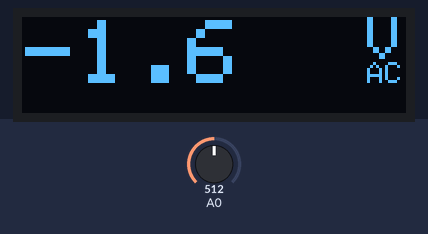
This sketch was run on a simulated Arduino Uno, built with avr-gcc and run on an emulated ATmega328P. On the bench: 128×32 one-colour display. The inputs (shaded band) are chosen by the test bench; at power-on: A0 = 512. What the sketch prints to the serial monitor is not drawn.

Above: at 6.2 s.
6.3 s: A0 set to 716
At 7.8 s:
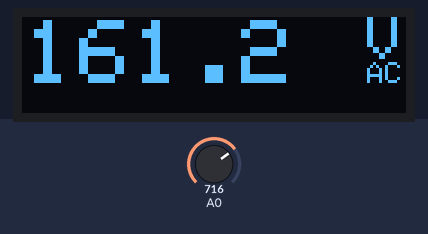
9.3 s: A0 set to 900
At 10.5 s:
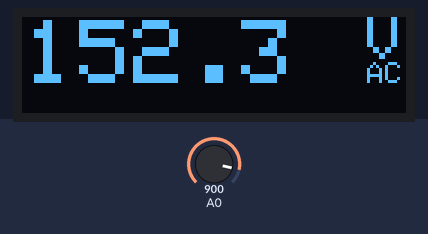
12.3 s: A0 set to 1023
At 13.8 s:
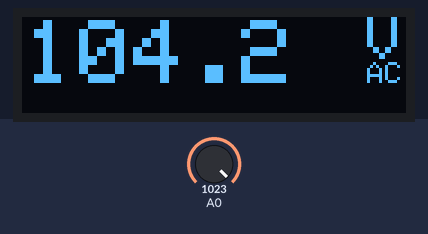
Timing chart, 0 to 15.3 s (numbered marks = the images above; inputs shaded):
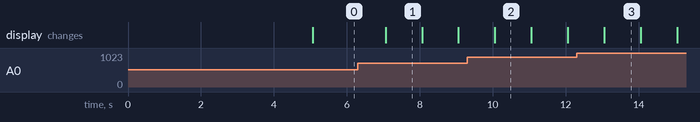

The sketch:

AC_Voltage_Measuring.ino
```cpp
/* This code works with ZMPT101B AC voltage sensor module and 128x32 OLED display
 * It permits you to measure any AC voltage up to 250V, BE CAREFUL !!!
 * The functions from Filters library permits you to calculate the True RMS of a signal
 * Refer to www.surtrTech.com or SurtrTech YouTube channel for more details
 */

#include <Filters.h> //Easy library to do the calculations
#include <SPI.h>     //Libraries for the OLED display
#include <Wire.h>
#include <Adafruit_GFX.h>
#include <Adafruit_SSD1306.h>

#define SCREEN_WIDTH 128 // OLED display width, in pixels
#define SCREEN_HEIGHT 32 // OLED display height, in pixels
#define OLED_RESET    -1 //

Adafruit_SSD1306 display(SCREEN_WIDTH, SCREEN_HEIGHT, &Wire, OLED_RESET); //Declaring the display name (display)

float testFrequency = 50;                     // test signal frequency (Hz)
float windowLength = 40.0/testFrequency;     // how long to average the signal, for statistist

int Sensor = 0; //Sensor analog input, here it's A0

float intercept = -0.04; // to be adjusted based on calibration testing
float slope = 0.0405; // to be adjusted based on calibration testing
float current_Volts; // Voltage

unsigned long printPeriod = 1000; //Refresh rate
unsigned long previousMillis = 0;


void setup() {
  Serial.begin( 9600 );    // start the serial port
  display.begin(SSD1306_SWITCHCAPVCC, 0x3C); //Start the OLED display
  display.clearDisplay();
  display.setTextSize(2);
  display.setTextColor(WHITE);
  display.setCursor(1,1);
  display.print("SurtrTech");
  display.setCursor(1,20);
  display.setTextSize(1);
  display.print("AC Voltmeter");
  display.display();
  delay(5000);

}

void loop() {

  RunningStatistics inputStats;                //Easy life lines, actual calculation of the RMS requires a load of coding
  inputStats.setWindowSecs( windowLength );

  while( true ) {
    Sensor = analogRead(A0);  // read the analog in value:
    inputStats.input(Sensor);  // log to Stats function

    if((unsigned long)(millis() - previousMillis) >= printPeriod) {
      previousMillis = millis();   // update time every second

      Serial.print( "\n" );

      current_Volts = intercept + slope * inputStats.sigma(); //Calibartions for offset and amplitude
      current_Volts= current_Volts*(40.3231);                //Further calibrations for the amplitude

      Serial.print( "\tVoltage: " );
      Serial.print( current_Volts ); //Calculation and Value display is done the rest is if you're using an OLED display


      display.clearDisplay();
      display.setTextSize(3);       //size of the text that will follow
      display.setTextColor(WHITE);  //its color
      display.setCursor(1,1);      //position from where you want to start writing
      display.print(current_Volts,1);
      display.setCursor(115,00);
      display.setTextSize(2);
      display.print("V");
      display.setCursor(115,15);
      display.setTextSize(1);
      display.print("AC");
      display.display();
    }
  }

}
```

Measured:
- after the input at 6.3 s, the display: changes after 0.76 s (image 1)
- what the display in image 1 shows lasts 1.0 s, from 7.1 s to 8.1 s
